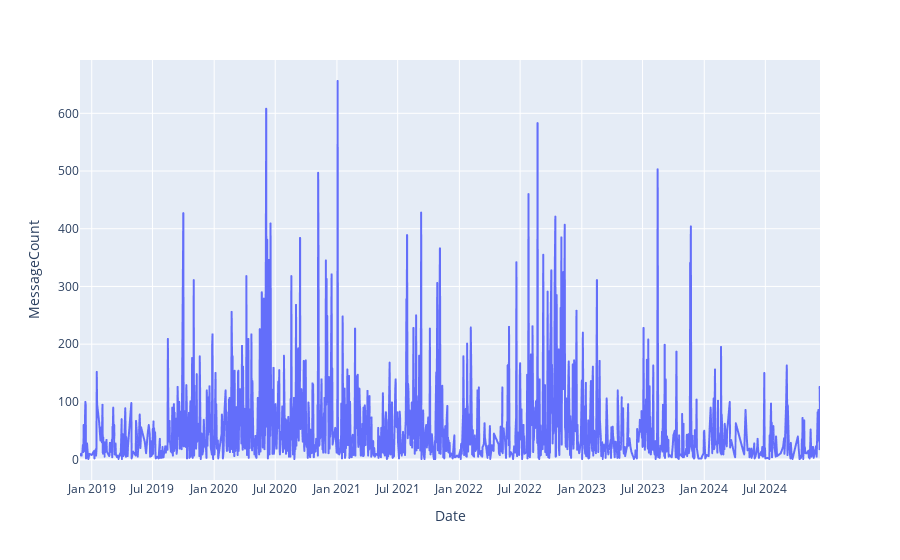

Source (notebook cell):
### Markdown cell above
### **Number of messages as times move on**

### Code cell
date_df = messages_df.groupby("Date").sum()
date_df.reset_index(inplace=True)
fig = px.line(date_df, x="Date", y="MessageCount")
fig.update_xaxes(nticks=20)
fig.show()

### Figure 1 — Plotly figure (JSON) as saved in the notebook; plotly's stock layout.template omitted (floating-point values rounded to 4 significant figures; data arrays with more than 128 entries replaced by an {"elided": "..."} marker saying what was removed)
{"data": [{"hovertemplate": "Date=%{x}<br>MessageCount=%{y}<extra></extra>", "legendgroup": "", "line": {"color": "#636efa", "dash": "solid"}, "marker": {"symbol": "circle"}, "mode": "lines", "name": "", "showlegend": false, "type": "scattergl", "x": {"elided": "1436 str values"}, "xaxis": "x", "y": {"elided": "1436 int values"}, "yaxis": "y"}], "layout": {"legend": {"tracegroupgap": 0}, "margin": {"t": 60}, "xaxis": {"anchor": "y", "domain": [0, 1], "nticks": 20, "title": {"text": "Date"}}, "yaxis": {"anchor": "x", "domain": [0, 1], "title": {"text": "MessageCount"}}}}
